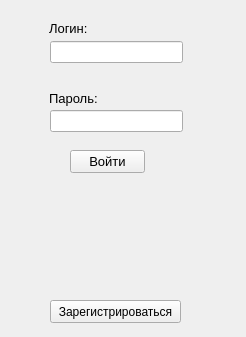
<?xml version="1.0" encoding="UTF-8"?>
<ui version="4.0">
 <class>Form</class>
 <widget class="QWidget" name="Form">
  <property name="geometry">
   <rect>
    <x>0</x>
    <y>0</y>
    <width>246</width>
    <height>337</height>
   </rect>
  </property>
  <property name="windowTitle">
   <string>Form</string>
  </property>
  <widget class="QLineEdit" name="login">
   <property name="geometry">
    <rect>
     <x>50</x>
     <y>41</y>
     <width>133</width>
     <height>22</height>
    </rect>
   </property>
   <property name="font">
    <font>
     <pointsize>10</pointsize>
    </font>
   </property>
  </widget>
  <widget class="QLineEdit" name="password">
   <property name="geometry">
    <rect>
     <x>50</x>
     <y>110</y>
     <width>133</width>
     <height>22</height>
    </rect>
   </property>
   <property name="font">
    <font>
     <pointsize>10</pointsize>
    </font>
   </property>
  </widget>
  <widget class="QPushButton" name="enter_btn">
   <property name="geometry">
    <rect>
     <x>70</x>
     <y>150</y>
     <width>75</width>
     <height>23</height>
    </rect>
   </property>
   <property name="font">
    <font>
     <pointsize>10</pointsize>
    </font>
   </property>
   <property name="text">
    <string>Войти</string>
   </property>
  </widget>
  <widget class="QPushButton" name="registration_btn">
   <property name="geometry">
    <rect>
     <x>50</x>
     <y>300</y>
     <width>131</width>
     <height>23</height>
    </rect>
   </property>
   <property name="text">
    <string>Зарегистрироваться</string>
   </property>
  </widget>
  <widget class="QLabel" name="label">
   <property name="geometry">
    <rect>
     <x>49</x>
     <y>20</y>
     <width>40</width>
     <height>16</height>
    </rect>
   </property>
   <property name="font">
    <font>
     <pointsize>10</pointsize>
    </font>
   </property>
   <property name="text">
    <string>Логин:</string>
   </property>
  </widget>
  <widget class="QLabel" name="label_2">
   <property name="geometry">
    <rect>
     <x>49</x>
     <y>90</y>
     <width>48</width>
     <height>16</height>
    </rect>
   </property>
   <property name="font">
    <font>
     <pointsize>10</pointsize>
    </font>
   </property>
   <property name="text">
    <string>Пароль:</string>
   </property>
  </widget>
  <widget class="QLabel" name="error">
   <property name="geometry">
    <rect>
     <x>20</x>
     <y>250</y>
     <width>201</width>
     <height>41</height>
    </rect>
   </property>
   <property name="font">
    <font>
     <pointsize>10</pointsize>
    </font>
   </property>
   <property name="text">
    <string/>
   </property>
  </widget>
 </widget>
 <resources/>
 <connections/>
</ui>
